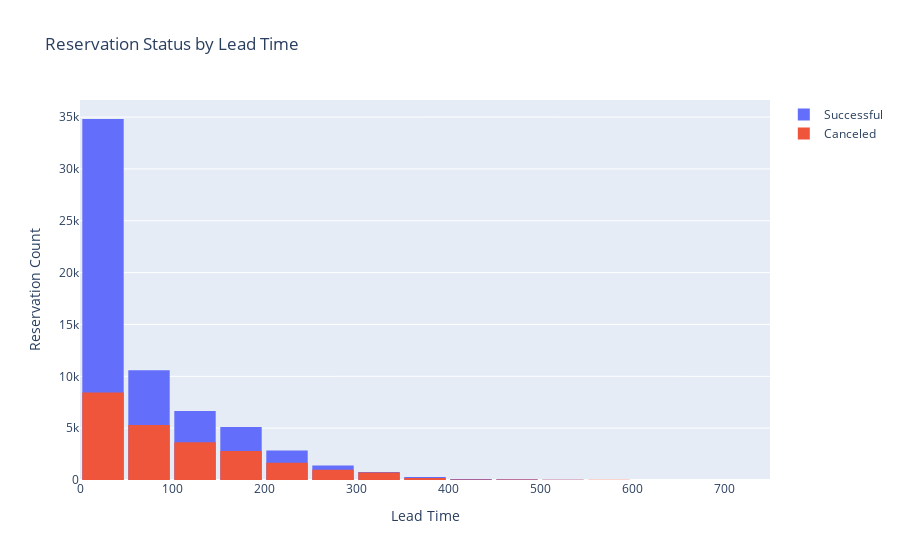

The notebook cell saved with this chart:
### Markdown cell above
<h2 style="font-family: Helvetica, Arial, sans-serif; font-size: 28px; font-weight: bold; text-align: justify; color: #555;">Lead Time:</h2>
<p>Number of days that elapsed between the entering date of the booking into the PMS and the arrival date</p>
<ul style="font-family: Arial, sans-serif; font-size: 16px; color: #555;">
  <li>City Hotel</li>
  <li>Resort Hotel </li>
</ul>

### Code cell
# Group the data by cancellation status
successful = bookings[bookings['is_canceled'] == 0]
canceled = bookings[bookings['is_canceled'] == 1]

# Create histogram traces for not canceled and canceled bookings
trace_successful = go.Histogram(x=successful['lead_time'], nbinsx=30, name='Successful')
trace_canceled = go.Histogram(x=canceled['lead_time'], nbinsx=30, name='Canceled')

# Create the layout
layout = go.Layout(
    title='Reservation Status by Lead Time',
    xaxis=dict(title='Lead Time'),
    yaxis=dict(title='Reservation Count'),
    barmode='overlay',
    bargap=0.1
)

# Create the figure and plot
data = [trace_successful, trace_canceled]
fig = go.Figure(data=data, layout=layout)
fig.show()

### Figure 1 — Plotly figure (JSON) as saved in the notebook; plotly's stock layout.template omitted (floating-point values rounded to 4 significant figures; data arrays with more than 128 entries replaced by an {"elided": "..."} marker saying what was removed)
{"data": [{"name": "Successful", "nbinsx": 30, "type": "histogram", "x": {"elided": "62658 int values"}}, {"name": "Canceled", "nbinsx": 30, "type": "histogram", "x": {"elided": "23898 int values"}}], "layout": {"bargap": 0.1, "barmode": "overlay", "title": {"text": "Reservation Status by Lead Time"}, "xaxis": {"title": {"text": "Lead Time"}}, "yaxis": {"title": {"text": "Reservation Count"}}}}
